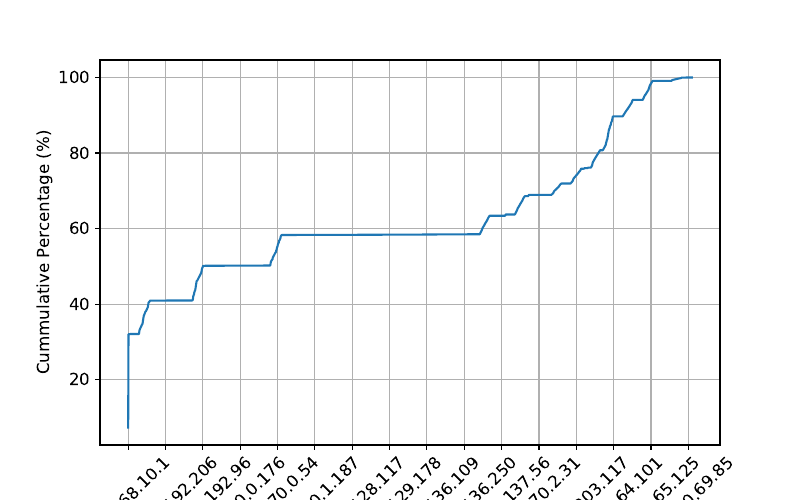

Reproduce this figure in Python.
import csv
import matplotlib.pyplot as plt

# Initialize lists to store data
src_ip = []
count = []

# Read data from CSV file
with open('src_ips_cdf.csv', 'r') as file:
    csv_reader = csv.reader(file)
    next(csv_reader)  # Skip header row
    for row in csv_reader:
        src_ip.append(row[0])
        count.append(float(row[1]))

# Plotting
plt.figure(figsize=(8, 5))
plt.rcParams.update({'font.size': 12}) #16

# Plotting percentage of packet count
plt.plot(src_ip, count, label='Dataset 3')

# Adding labels and title
plt.xlabel('Flow Source IP Address')
plt.ylabel('Cummulative Percentage (%)')
#plt.title('Packet Size Distribution')

# Adjust the x-axis to show only a couple of IP addresses
# Select the indices where you want to show the ticks
num_ticks = 15  # You can adjust this number
tick_indices = range(0, len(src_ip), max(1, len(src_ip) // num_ticks))  # Select evenly spaced ticks
tick_labels = [src_ip[i] for i in tick_indices]  # Corresponding IP addresses for the ticks

# Set the x-axis ticks to show only a few IPs
plt.xticks(tick_indices, tick_labels, rotation=45)  # Rotate the labels for better visibility



# plt.legend()

# Display plot
plt.grid(True)
plt.savefig("src_ips_cdf.pdf")
# plt.savefig("data.png")
plt.show()

